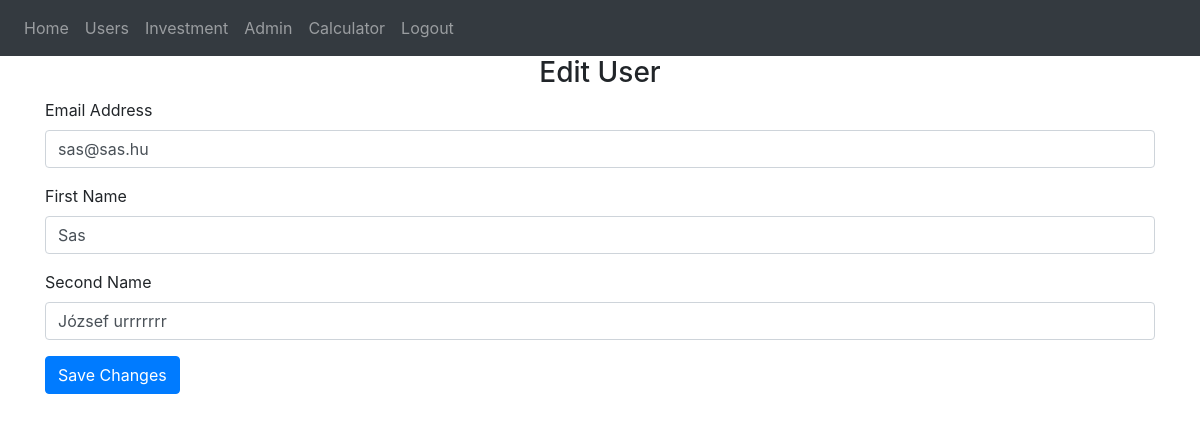
The app's page /edit-user/7 (signed in), older data.
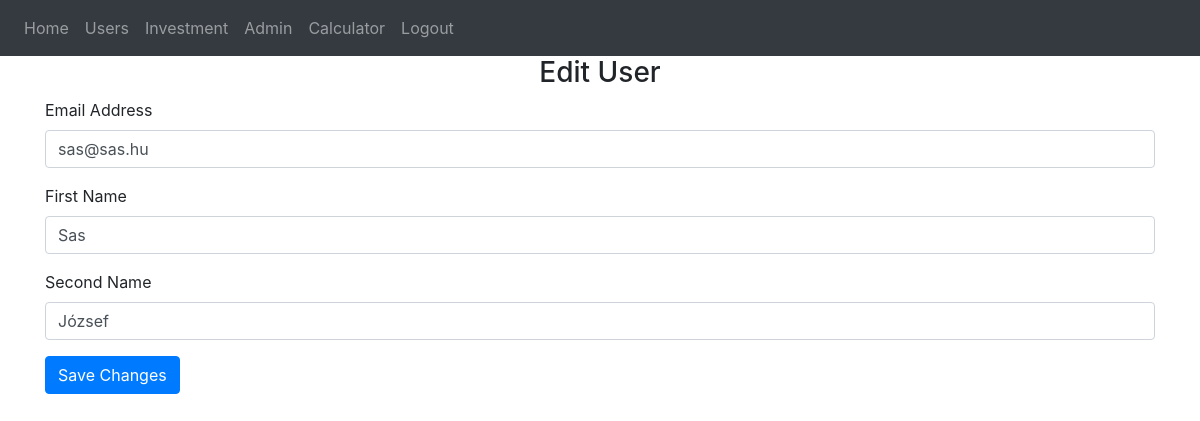
The same page, newer data.
### website/models.py (models this page shows)
class User(db.Model, UserMixin):
    id = db.Column(db.Integer, primary_key=True)
    email = db.Column(db.String(150), unique=True)
    password = db.Column(db.String(150))
    first_name = db.Column(db.String(150))
    second_name = db.Column(db.String(150))
    notes = db.relationship('Note')
    is_approved = db.Column(db.Boolean, default=False)

### website/views.py (the view, shortened to what this page needs)
@views.route('/edit-user/<int:user_id>', methods=['GET', 'POST'])
@login_required
def edit_user(user_id):
    user = User.query.get_or_404(user_id)
    return render_template("edit_user.html", user=user)

### website/__init__.py (called while the page is built)
def create_app():
    app = Flask(__name__)
    app.config['SECRET_KEY'] = 'hjshjhdjah kjshkjdhjs'
    app.config['SQLALCHEMY_DATABASE_URI'] = f'sqlite:///{DB_NAME}'
    db.init_app(app)
    from .views import views
    from .auth import auth
    app.register_blueprint(views, url_prefix='/')
    app.register_blueprint(auth, url_prefix='/')
    from .models import User, Note
    with app.app_context():
        db.create_all()
    login_manager = LoginManager()
    login_manager.login_view = 'auth.login'
    login_manager.init_app(app)
    @login_manager.user_loader
    def load_user(id):
        return User.query.get(int(id))
    return app

### website/templates/edit_user.html
{% extends "base.html" %}
{% block content %}
  <form method="POST">
    <h3 align="center">Edit User</h3>
    <div class="form-group">
      <label for="email">Email Address</label>
      <input
        type="email"
        class="form-control"
        id="email"
        name="email"
        value="{{ user.email }}"
      />
    </div>
    <div class="form-group">
      <label for="firstName">First Name</label>
      <input
        type="text"
        class="form-control"
        id="firstName"
        name="firstName"
        value="{{ user.first_name }}"
      />
    </div>
    <div class="form-group">
      <label for="secondName">Second Name</label>
      <input
        type="text"
        class="form-control"
        id="secondName"
        name="secondName"
        value="{{ user.second_name }}"
      />
    </div>
    <div class="form-group">
      <button type="submit" class="btn btn-primary">Save Changes</button>
    </div>
  </form>
{% endblock %}

Row changes from the older to the newer data that the page shows:
changed User "sas@sas.hu": secondName "József urrrrrrr" → "József"
